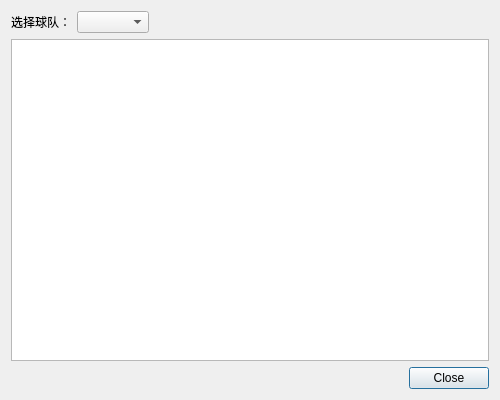
<?xml version="1.0" encoding="UTF-8"?>
<ui version="4.0">
 <class>SearchTopteam_Log</class>
 <widget class="QDialog" name="SearchTopteam_Log">
  <property name="geometry">
   <rect>
    <x>0</x>
    <y>0</y>
    <width>500</width>
    <height>400</height>
   </rect>
  </property>
  <property name="windowTitle">
   <string>查询队内排名</string>
  </property>
  <layout class="QVBoxLayout" name="verticalLayout">
   <item>
    <layout class="QHBoxLayout" name="horizontalLayout">
     <item>
      <widget class="QLabel" name="teamLabel">
       <property name="text">
        <string>选择球队：</string>
       </property>
      </widget>
     </item>
     <item>
      <widget class="QComboBox" name="teamComboBox"/>
     </item>
     <item>
      <spacer name="horizontalSpacer">
       <property name="orientation">
        <enum>Qt::Horizontal</enum>
       </property>
       <property name="sizeHint" stdset="0">
        <size>
         <width>40</width>
         <height>20</height>
        </size>
       </property>
      </spacer>
     </item>
    </layout>
   </item>
   <item>
    <widget class="QTableWidget" name="resultTableWidget"/>
   </item>
   <item>
    <widget class="QDialogButtonBox" name="buttonBox">
     <property name="orientation">
      <enum>Qt::Horizontal</enum>
     </property>
     <property name="standardButtons">
      <set>QDialogButtonBox::Close</set>
     </property>
    </widget>
   </item>
  </layout>
 </widget>
 <resources/>
 <connections>
  <connection>
   <sender>buttonBox</sender>
   <signal>accepted()</signal>
   <receiver>SearchTopteam_Log</receiver>
   <slot>accept()</slot>
   <hints>
    <hint type="sourcelabel">
     <x>248</x>
     <y>254</y>
    </hint>
    <hint type="destinationlabel">
     <x>157</x>
     <y>274</y>
    </hint>
   </hints>
  </connection>
  <connection>
   <sender>buttonBox</sender>
   <signal>rejected()</signal>
   <receiver>SearchTopteam_Log</receiver>
   <slot>reject()</slot>
   <hints>
    <hint type="sourcelabel">
     <x>316</x>
     <y>260</y>
    </hint>
    <hint type="destinationlabel">
     <x>286</x>
     <y>274</y>
    </hint>
   </hints>
  </connection>
 </connections>
</ui>
